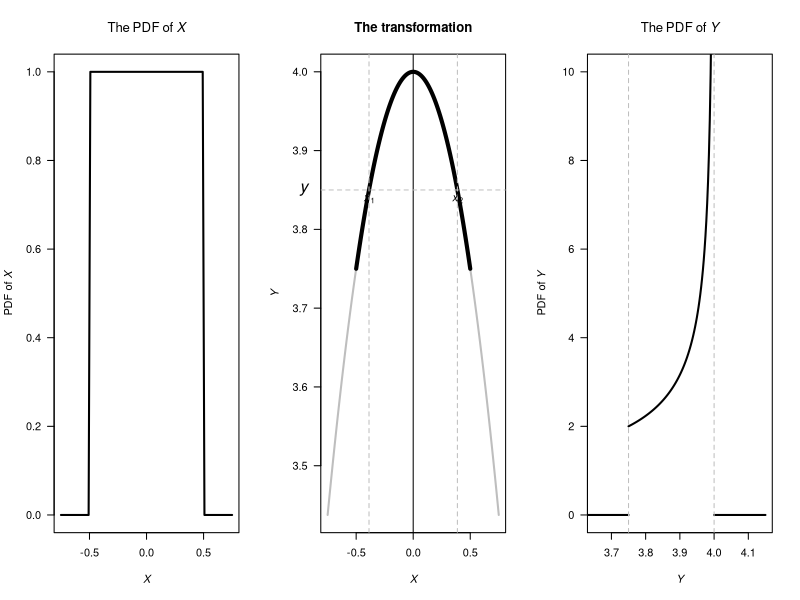
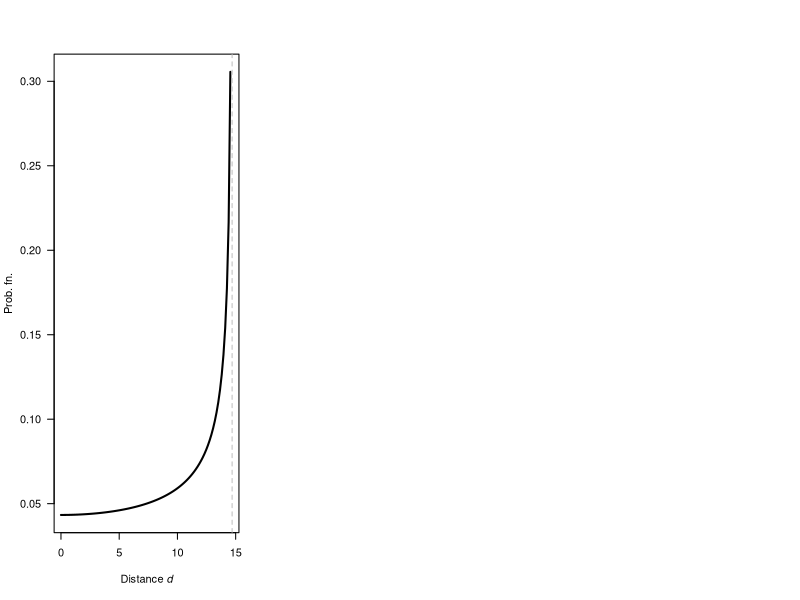
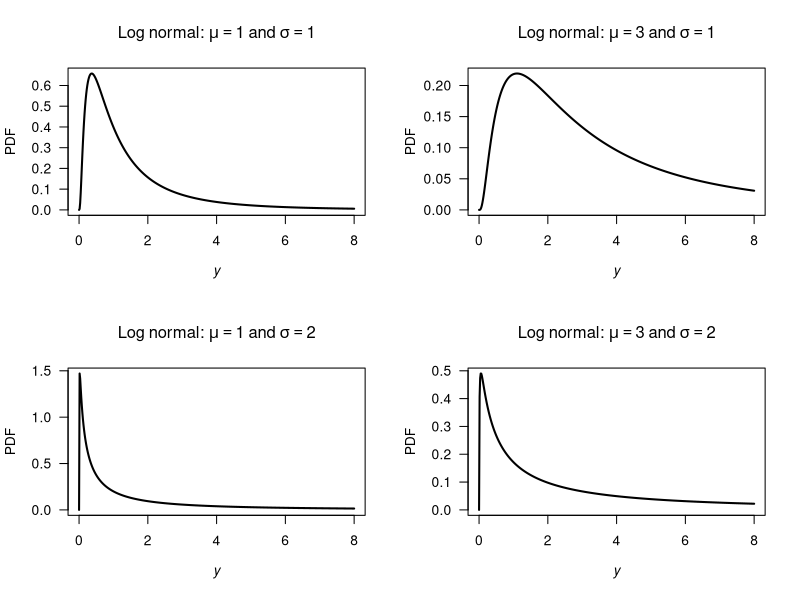

Reproduce these figures in R, in order.
## ---- chunk 1
JDTable <- array( dim = c(2, 3))

colnames(JDTable) <- c("",
                       "$Y_1 = 1$",
                       "$Y_1 = 2$")
JDTable[1, ] <- c("$Y_2 = 0$",
                  "$2/6$",
                  "$0$")
JDTable[2, ] <- c("$Y_2 = 1$",
                  "$1/6$",
                  "$3/6$")
if (knitr::is_latex_output()) {
  kable(JDTable,
    format = "latex",
    escape = FALSE,
    caption = "The joint distribution of $Y_1$ and $Y_2$",
    booktabs = TRUE) %>%
  kable_styling(font_size = 10) %>%
  row_spec(0, bold = TRUE) 
}
if (knitr::is_html_output()){
  kable(JDTable,
    caption = "The joint distribution of $Y_1$ and $Y_2$",
    format = "html",
    booktabs = TRUE) %>%
  kable_styling(font_size = 10) %>%
  row_spec(0, bold = TRUE) 
}
## ---- chunk 2
par( mfrow = c(1, 3))

xwide <- seq(-0.75, 0.75,
             length = 100)
x <- seq( -0.5, 0.5,
          length = 100)
y <- dunif(xwide, 
           min = -0.5,
           max = 0.5)
plot( y ~ xwide,
      lwd = 2,
      las = 1,
      type = "l",
      main = expression(The~PDF~"of"~italic(X)),
      xlab = expression(italic(X)),
      ylab = expression(PDF~"of"~italic(X)) )


###

Y <- (4 - x^2)
Ywide <- (4 - xwide^2)

plot(Ywide ~ xwide,
     main = "The transformation",
     las = 1,
     lwd = 2,
     type = "l",
     col = "grey",
     xlab = expression(italic(X)),
     ylab = expression(italic(Y)))
lines(Y ~ x,
      lwd = 4 ,
      col = "black")

abline(v = 0)

yht <- 3.85
x1 <- -sqrt(4 - yht)
x2 <- sqrt(4 - yht)
abline( h = yht,
        col = "grey",
        lty = 2)
abline( v = x1,
        col = "grey",
        lty = 2)
abline( v = x2,
        col = "grey",
        lty = 2)

text(x = x1,
     y = yht,
     pos = 1,
     labels = expression(italic(x)[1]) )
text(x = x2,
     pos = 1,
     y = yht,
     labels = expression(italic(x)[2]) )
mtext(expression(italic(y)),
      at = yht,
      line = 1,
      side = 2,
      las = 1)
##
y <- seq(3.75, 4,
         length = 100)
PDFy <- 1 / sqrt(4 - y)

plot( PDFy ~ y,
      lwd = 2,
      las = 1,
      type = "l",
      ylim = c(0, 10),
      xlim = c(3.65, 4.15),
      main = expression(The~PDF~"of"~italic(Y)),
      xlab = expression(italic(Y)),
      ylab = expression(PDF~"of"~italic(Y)) )
lines( x = c(3.5, 3.75),
       y = c(0, 0),
       lwd = 2)
lines( x = c(4, 4.15),
       y = c(0, 0),
       lwd = 2)
abline( v = c(3.75, 4),
        lty = 2,
        col = "grey")
## ---- chunk 3
g <- 9.8
v <- 12
dvec <- seq(0, v^2/g,
            length = 100)
pdf <- ( 2 * g / pi ) / sqrt(v^4 - dvec^2 * g^2)

plot(pdf ~ dvec,
     type = "l",
     las = 1,
     lwd = 2,
     xlab = expression(Distance~italic(d)),
     ylab = "Prob. fn.")
abline(v = v^2/g,
       col = "grey",
       lty = 2)
## ---- chunk 4
par( mfrow = c(2, 2))

x <- seq(0, 8,
         length = 500)

plot( dlnorm(x, meanlog = log(1), sdlog = 1) ~ x,
      xlab = expression(italic(y)),
      ylab = "PDF",
      type = "l",
      main = expression(Log~normal*":"~mu==1~and~sigma==1),
      lwd = 2,
      las = 1)
plot( dlnorm(x, meanlog = log(3), sdlog = 1) ~ x,
      xlab = expression(italic(y)),
      ylab = "PDF",
      type = "l",
      main = expression(Log~normal*":"~mu==3~and~sigma==1),
      lwd = 2,
      las = 1)
plot( dlnorm(x, meanlog = log(1), sdlog = 2) ~ x,
      xlab = expression(italic(y)),
      ylab = "PDF",
      main = expression(Log~normal*":"~mu==1~and~sigma==2),
      type = "l",
      lwd = 2,
      las = 1)
plot( dlnorm(x, meanlog = log(3), sdlog = 2) ~ x,
      xlab = expression(italic(y)),
      ylab = "PDF",
      main = expression(Log~normal*":"~mu==3~and~sigma==2),
      type = "l",
      lwd = 2,
      las = 1)
## ---- chunk 5
(1 - plnorm(2, meanlog=2, sdlog=2)) / 
  (1 - plnorm(1, meanlog=2, sdlog=2))
